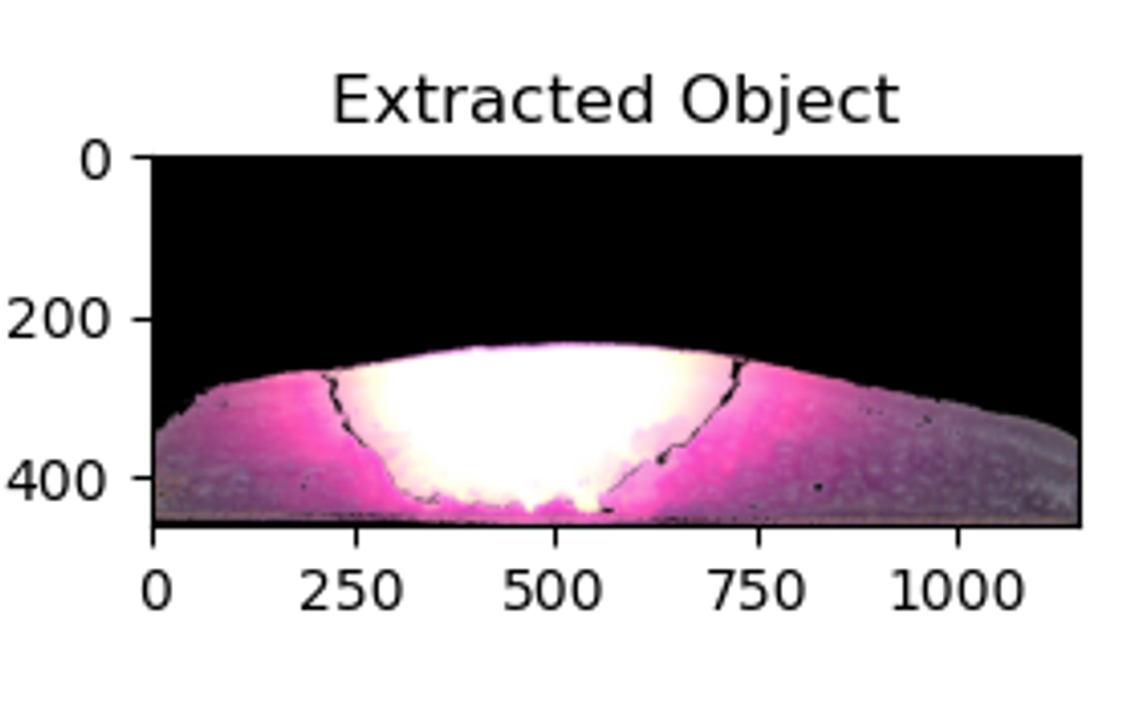
#> input picture Extracted_Images/Img-01.png, 1139 x 716 px
$ python -i code.py   (imports and definitions only)
#> lines starting #> are read from the running program, lines starting #| are printed output that depends on the picture; after the words box and inside, x2 and y2 are one past the last pixel; in counts of white or black regions, pixels touching at a corner belong together
#> further down, picture is the input picture: shape (716, 1139, 3); mean B, G, R 170.4, 164.1, 173.5
import os
import cv2
import csv
import numpy as np
import matplotlib.pyplot as plt

def extract_object(image):
    gray = cv2.cvtColor(image, cv2.COLOR_BGR2GRAY)
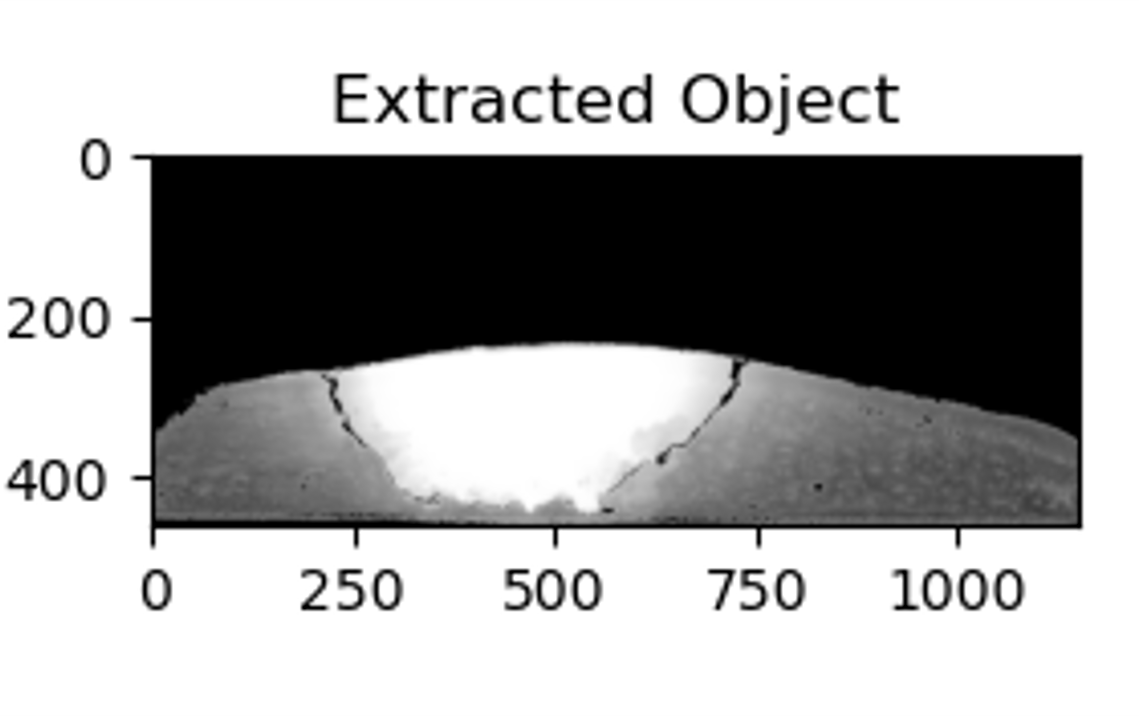
#> gray: shape (716, 1139); min 0, max 255, mean 167.6

    lower_gray = np.array([0], dtype=np.uint8)
    upper_gray = np.array([125], dtype=np.uint8)
    mask_gray = cv2.inRange(gray, lower_gray, upper_gray)
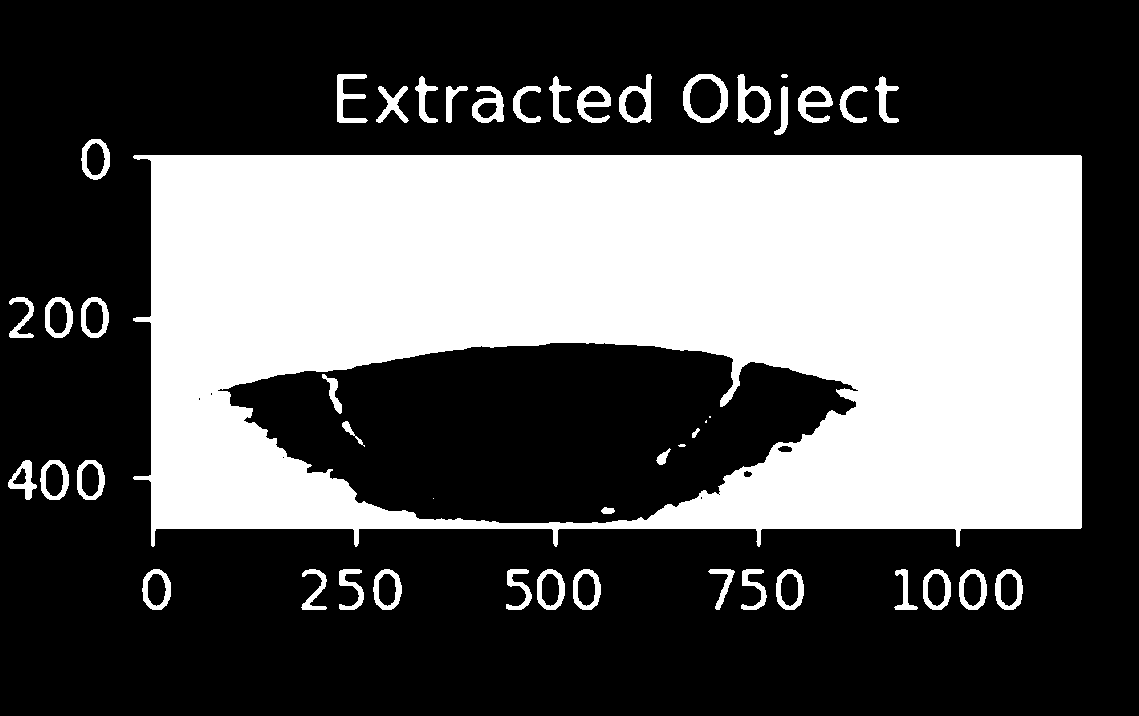
#> mask_gray: shape (716, 1139); 35.3% white; 47 white regions (4 under 20 px), largest, box (x1, y1, x2, y2) and area: (133, 155, 1082, 547) 269677, (683, 74, 728, 123) 820, (737, 74, 771, 123) 720

    _, binary = cv2.threshold(gray, 200, 255, cv2.THRESH_BINARY)
#> binary: shape (716, 1139); 59.3% white; 38 black regions, largest, box (x1, y1, x2, y2) and area: (131, 154, 1084, 549) 304639, (681, 73, 729, 124) 1193, (736, 73, 773, 124) 1070
    _, thresholded = cv2.threshold(gray, 254, 255, cv2.THRESH_BINARY)
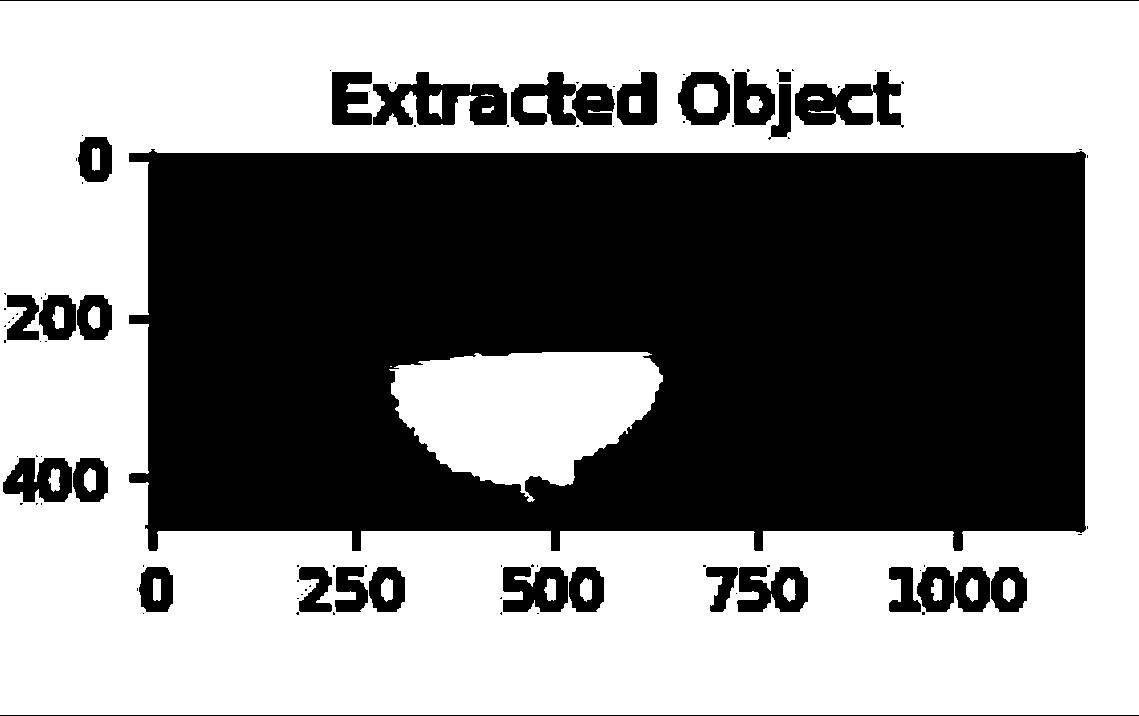
#> thresholded: shape (716, 1139); 54.4% white; 102 black regions (72 under 20 px), largest, box (x1, y1, x2, y2) and area: (129, 149, 1086, 551) 328591, (373, 72, 507, 125) 4149, (511, 72, 615, 125) 3421
    bright = cv2.countNonZero(thresholded)
#> bright = 443476

    if bright>0:
    # Find contours in the binary mask
        contours, _ = cv2.findContours(binary, cv2.RETR_EXTERNAL, cv2.CHAIN_APPROX_SIMPLE)
#> contours = [[[0, 0], [0, 715], [1138, 715], [1138, 0]]]
    # Identify the largest contour
        largest_contour = max(contours, key=cv2.contourArea)
#> largest_contour = [[0, 0], [0, 715], [1138, 715], [1138, 0]]
    # Mask for the largest contour
        mask_white = np.zeros_like(gray)
        cv2.drawContours(mask_white, [largest_contour], -1, 255, cv2.FILLED)
#> mask_white: shape (716, 1139); every value is 255

    else:
        mask_white = cv2.inRange(gray, lower_gray, upper_gray)

    lab = cv2.cvtColor(image, cv2.COLOR_BGR2LAB)
#> lab: shape (716, 1139, 3); mean of channels 0, 1, 2 168.6, 132.5, 126.3
    lower_lab = np.array([100,168,50])
    upper_lab = np.array([200,250, 150])
    mask_lab = cv2.inRange(lab, lower_lab, upper_lab)
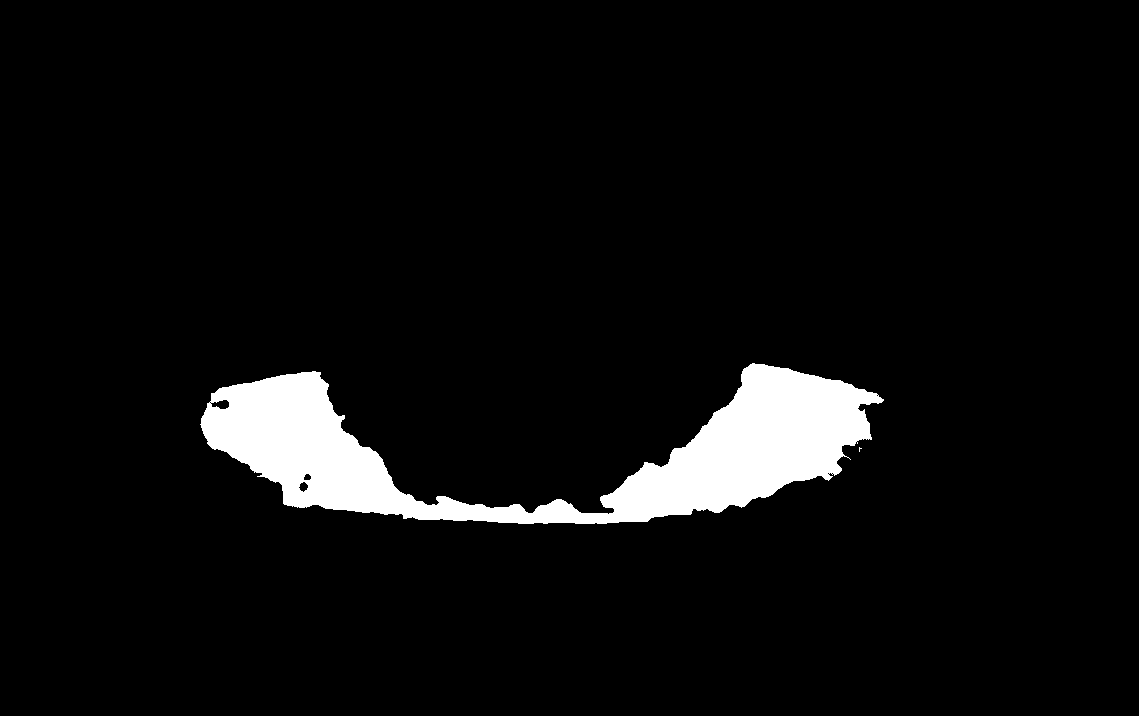
#> mask_lab: shape (716, 1139); 5.3% white; 2 white regions (1 under 20 px), largest, box (x1, y1, x2, y2) and area: (200, 363, 884, 524) 42821

    lower_bound = np.array([0, 0, 0])  # R, G, B
    upper_bound = np.array([255, 75, 255])
    rgb_mask = cv2.inRange(image, lower_bound, upper_bound)
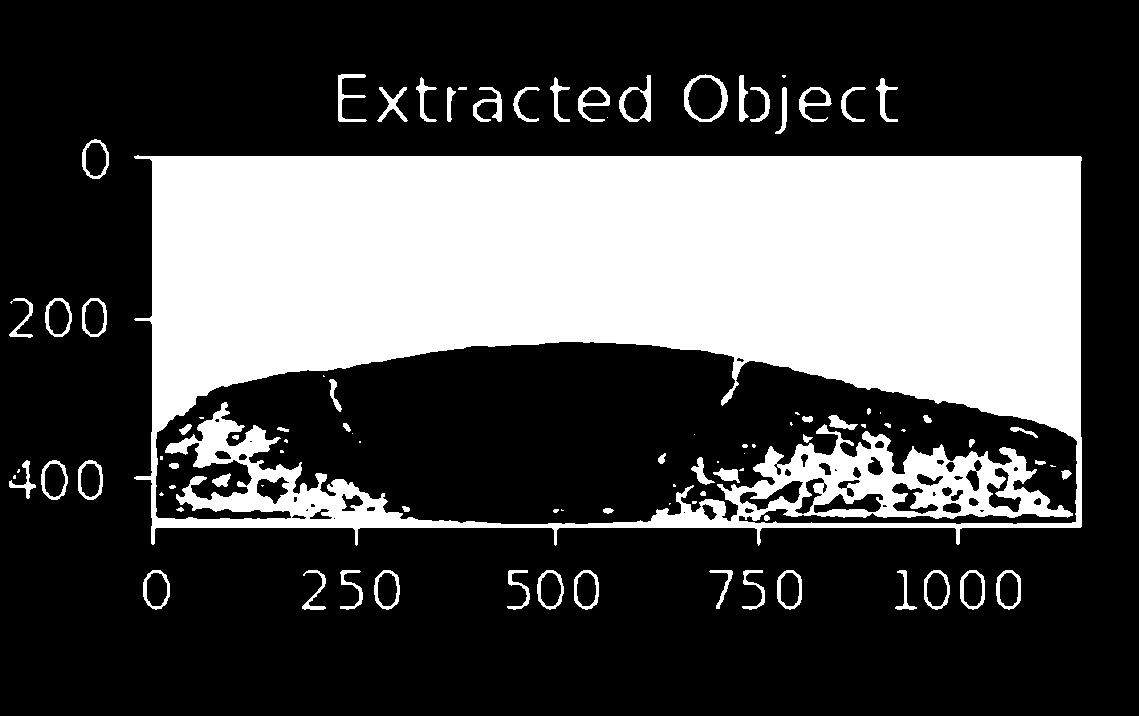
#> rgb_mask: shape (716, 1139); 30.4% white; 95 white regions (29 under 20 px), largest, box (x1, y1, x2, y2) and area: (134, 155, 1082, 546) 234409, (684, 74, 728, 122) 578, (619, 75, 651, 122) 493

    # Combine all masks
    combined_mask = cv2.bitwise_or(mask_gray, cv2.bitwise_or(rgb_mask,cv2.bitwise_or(mask_white,mask_lab)))
    extracted_object = cv2.bitwise_and(image, image, mask=combined_mask)

    return extracted_object


def find_extracted_object_height(extracted_object, x_points):
    h = []
    gray = cv2.cvtColor(extracted_object, cv2.COLOR_BGR2GRAY)
    actual_nozzle_length = 13.4 #in mm
    pixel_length = 394
    factor = 13.4/394

    for i in range(len(x_points)):
        x = x_points[i]
        count = cv2.countNonZero(gray[:, x])
        h.append(count*factor)
    return h


def process_files_in_folder(folder_path):
    # Get a list of all images in the folder
    files = os.listdir(folder_path)
    files.sort()
    # Create a list to store file paths
    file_paths = []

    # Process each file
    for file_name in files:
        file_path = os.path.join(folder_path, file_name)

        # Check if the path is a file
        if os.path.isfile(file_path):
            file_paths.append(file_path)
    return file_paths


def is_printing(image):
    img = cv2.imread(image)
    gray = cv2.cvtColor(img, cv2.COLOR_BGR2GRAY)
    _, thresholded = cv2.threshold(gray, 254, 255, cv2.THRESH_BINARY)

    bright = cv2.countNonZero(thresholded)
    return bright

def sample_is_right(image):
    img = cv2.imread(image)
    cropped_img = img[600:900,900:1700]
    return cropped_img


def sample_is_left(image):
    img = cv2.imread(image)
    cropped_img = img[300:550,400:1200]
    return cropped_img


folder_path = r"C:\Users\anami\Pictures\DC project\P5_10mm"
# [1 line that did not run here, left out]

x_points = []
# [4 lines not run here, left out]

heights = []
layer = []
l = 0
a = 0
h = [0,0]
# [20 lines not run here, left out]


def write_lists_to_csv(rearranged_lists, filename):
    directory = os.path.dirname(filename)
    if not os.path.exists(directory):
        os.makedirs(directory)
    with open(filename, 'w', newline='') as csvfile:
        csv_writer = csv.writer(csvfile)
        csv_writer.writerows(rearranged_lists)

output_directory = r"C:\Users\anami\Downloads"# Change this to your desired directory
filename = os.path.join(output_directory, "heights1.csv")
# [1 line not run here, left out]


# [10 lines of commented-out code are left out]

>>> import cv2
>>> picture = cv2.imread('Extracted_Images/Img-01.png')
>>> result = extract_object(picture)

$ run again, on Extracted_Images/Img-03.png
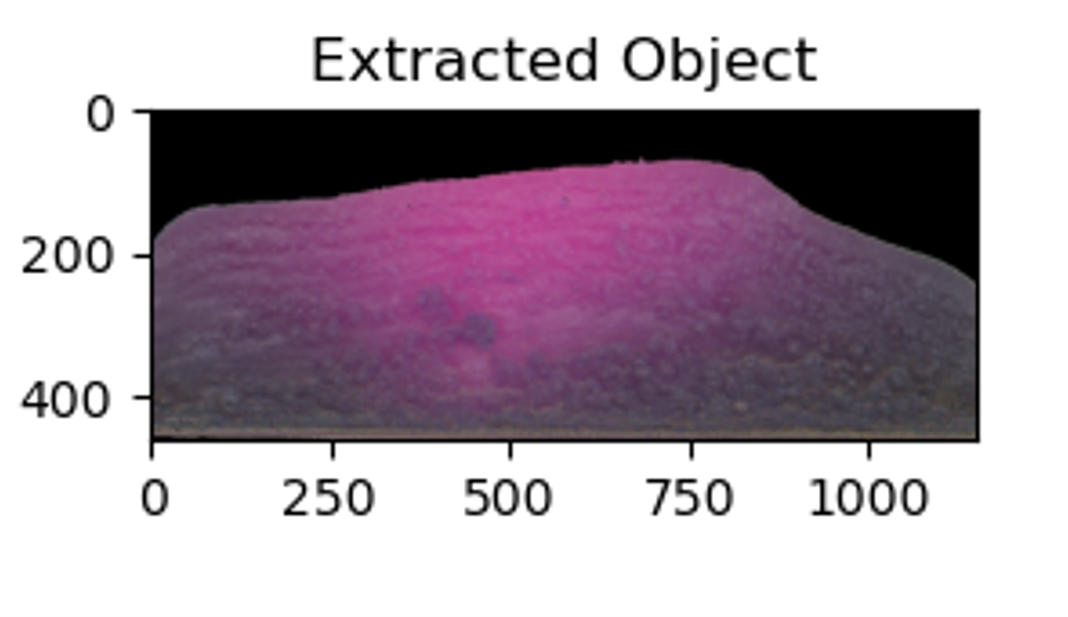
#> input picture Extracted_Images/Img-03.png, 1068 x 617 px
#> picture is the input picture: shape (617, 1068, 3); mean B, G, R 174.2, 163.8, 176.6
#> mask_gray: shape (617, 1068); 44.3% white; 38 white regions, largest, box (x1, y1, x2, y2) and area: (134, 109, 980, 459) 277676, (624, 37, 664, 81) 649, (673, 37, 703, 81) 572
#> binary: shape (617, 1068); 54.3% white; 38 black regions, largest, box (x1, y1, x2, y2) and area: (132, 108, 981, 461) 279469, (623, 36, 665, 81) 935, (671, 36, 705, 81) 851
#> in extract_object, `_, thresholded = cv2.threshold(gray, 254, 255, cv2.THRESH_BINARY)`:
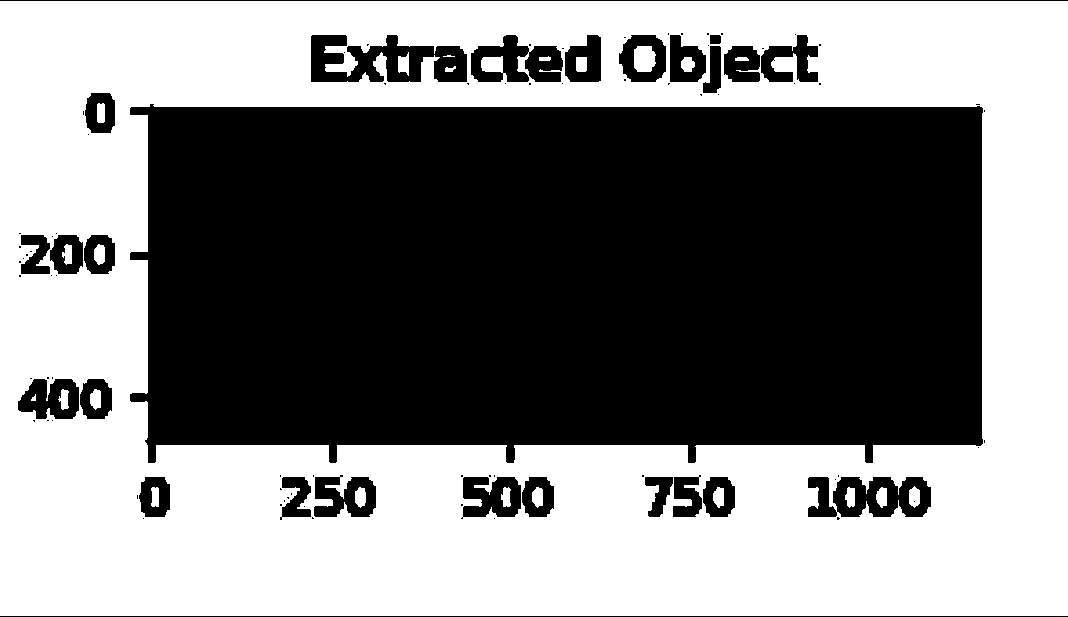
#> thresholded: shape (617, 1068); 51.8% white; 95 black regions (68 under 20 px), largest, box (x1, y1, x2, y2) and area: (130, 104, 983, 463) 283097, (311, 35, 467, 82) 4602, (808, 477, 931, 517) 3454
#> bright = 341160
#> contours = [[[0, 0], [0, 616], [1067, 616], [1067, 0]]]
#> largest_contour = [[0, 0], [0, 616], [1067, 616], [1067, 0]]
#> mask_white: shape (617, 1068); every value is 255
#> lab: shape (617, 1068, 3); mean of channels 0, 1, 2 170.7, 135, 124.4
#> mask_lab: shape (617, 1068); 5.7% white; 16 white regions (11 under 20 px), largest, box (x1, y1, x2, y2) and area: (346, 164, 709, 342) 37612, (705, 186, 715, 202) 103, (363, 199, 376, 206) 58, (347, 217, 356, 225) 42, (632, 274, 640, 283) 33
#> in extract_object, `rgb_mask = cv2.inRange(image, lower_bound, upper_bound)`:
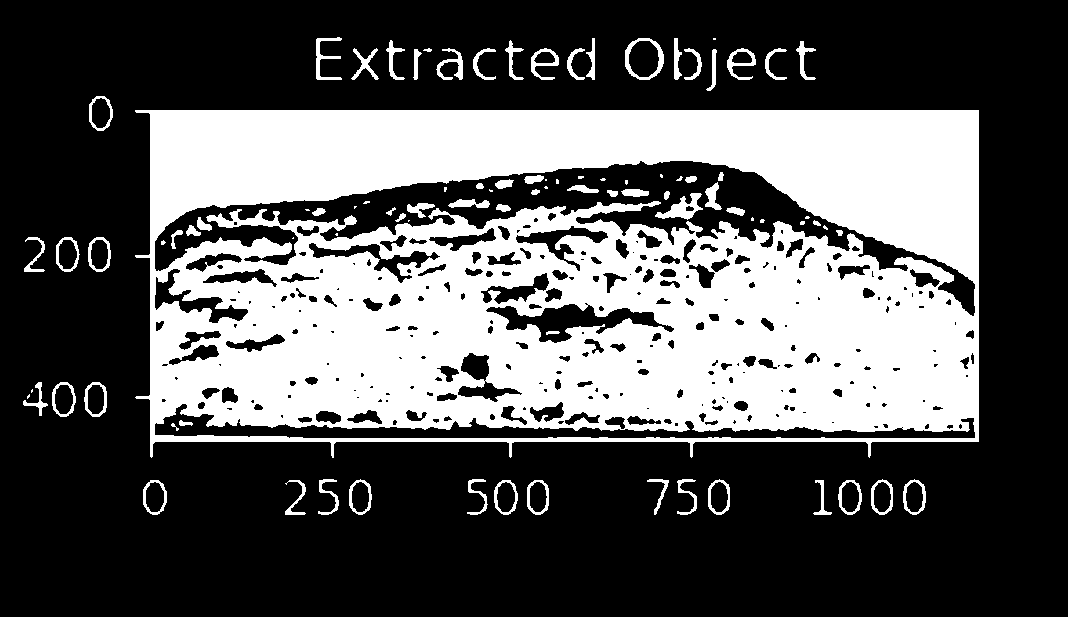
#> rgb_mask: shape (617, 1068); 34.5% white; 92 white regions (25 under 20 px), largest, box (x1, y1, x2, y2) and area: (135, 110, 979, 458) 214636, (655, 193, 703, 220) 542, (625, 38, 664, 80) 463
